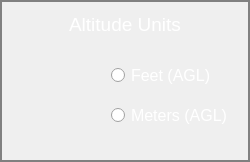
                        <widget class="QFrame" name="altitude_units">
                         <property name="minimumSize">
                          <size>
                           <width>0</width>
                           <height>162</height>
                          </size>
                         </property>
                         <property name="maximumSize">
                          <size>
                           <width>16777215</width>
                           <height>16777215</height>
                          </size>
                         </property>
                         <property name="styleSheet">
                          <string notr="true">border:2px solid gray;
border-top-left-radius: 0px;
border-top-right-radius: 0px;
border-bottom-left-radius: 0px;
border-bottom-right-radius: 0px;</string>
                         </property>
                         <property name="frameShape">
                          <enum>QFrame::StyledPanel</enum>
                         </property>
                         <property name="frameShadow">
                          <enum>QFrame::Raised</enum>
                         </property>
                         <layout class="QVBoxLayout" name="verticalLayout_24" stretch="0,1">
                          <item>
                           <widget class="QLabel" name="label_16">
                            <property name="font">
                             <font>
                              <pointsize>14</pointsize>
                             </font>
                            </property>
                            <property name="styleSheet">
                             <string notr="true">border:0px;
color:white;</string>
                            </property>
                            <property name="text">
                             <string>Altitude Units</string>
                            </property>
                            <property name="alignment">
                             <set>Qt::AlignCenter</set>
                            </property>
                           </widget>
                          </item>
                          <item>
                           <widget class="QFrame" name="frame_44">
                            <property name="styleSheet">
                             <string notr="true">border:0px;</string>
                            </property>
                            <property name="frameShape">
                             <enum>QFrame::StyledPanel</enum>
                            </property>
                            <property name="frameShadow">
                             <enum>QFrame::Raised</enum>
                            </property>
                            <layout class="QVBoxLayout" name="verticalLayout_25">
                             <property name="leftMargin">
                              <number>98</number>
                             </property>
                             <item>
                              <widget class="QRadioButton" name="Alt_feet">
                               <property name="font">
                                <font>
                                 <pointsize>12</pointsize>
                                </font>
                               </property>
                               <property name="styleSheet">
                                <string notr="true">color:white;</string>
                               </property>
                               <property name="text">
                                <string>Feet (AGL)</string>
                               </property>
                              </widget>
                             </item>
                             <item>
                              <widget class="QRadioButton" name="Alter_meters">
                               <property name="font">
                                <font>
                                 <pointsize>12</pointsize>
                                </font>
                               </property>
                               <property name="styleSheet">
                                <string notr="true">color:white;</string>
                               </property>
                               <property name="text">
                                <string>Meters (AGL)</string>
                               </property>
                              </widget>
                             </item>
                            </layout>
                           </widget>
                          </item>
                         </layout>
                        </widget>
